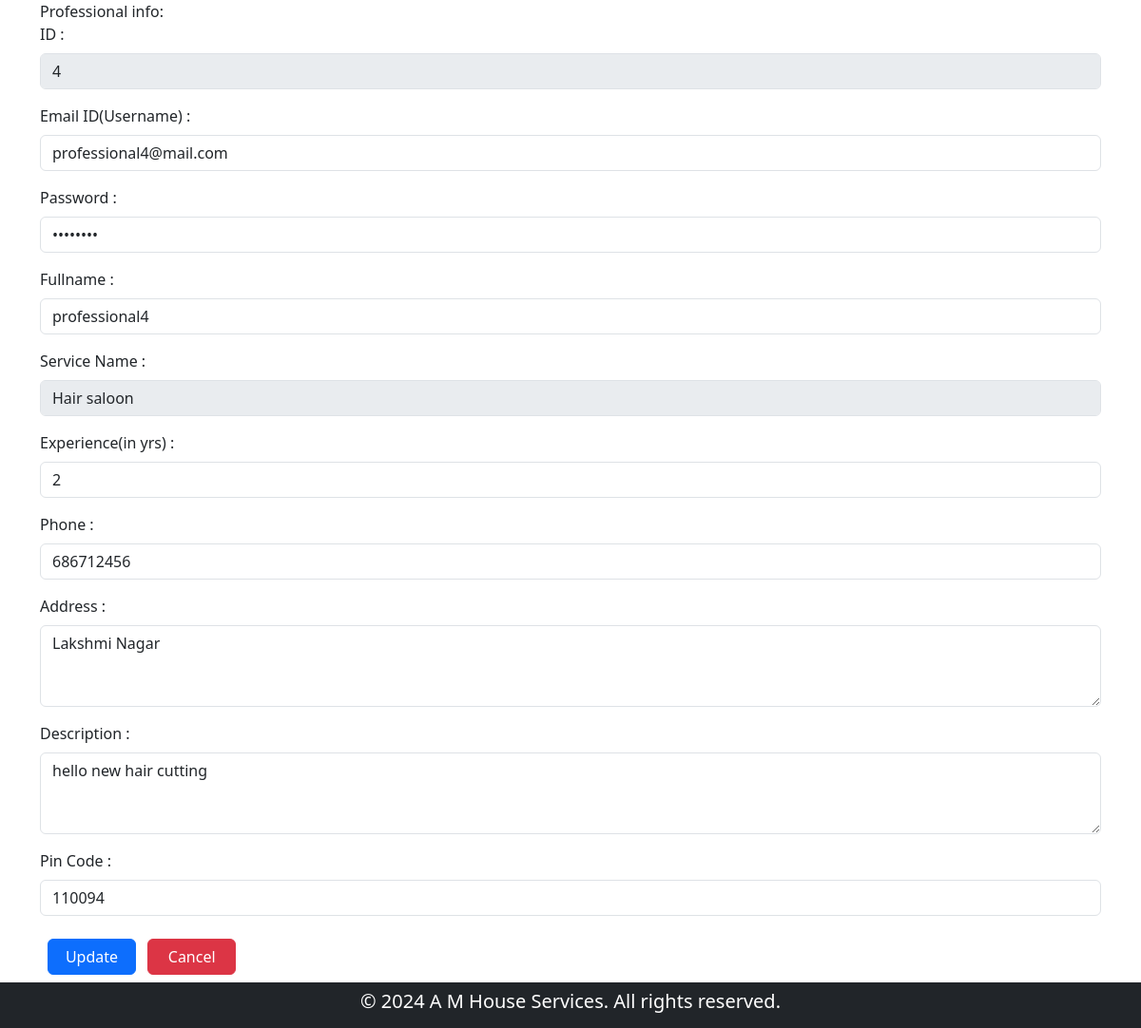
The app's page /view/professional/profile/4, older data.
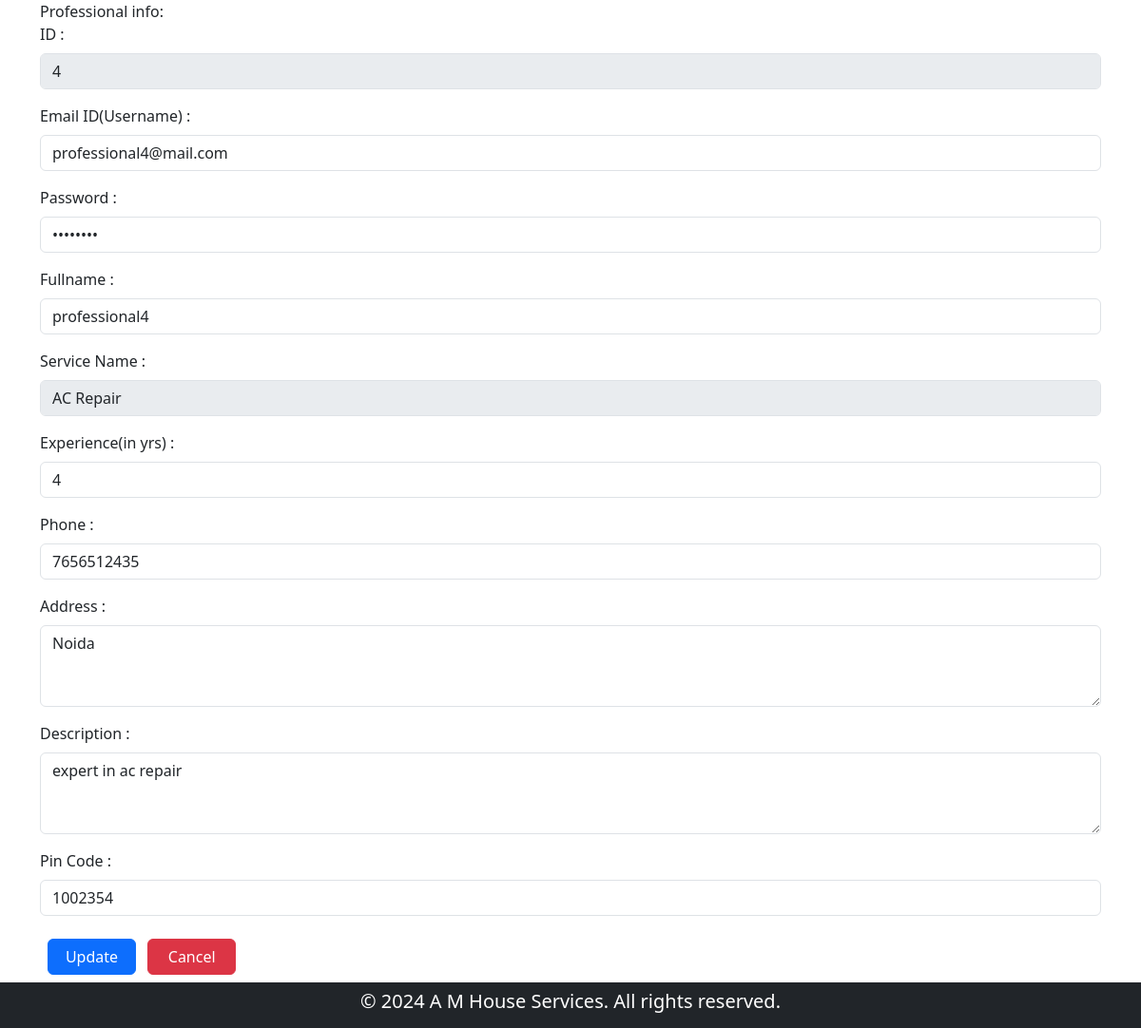
The same page, newer data.
### backened/modals.py (models this page shows)
class Professional(db.Model):
    __tablename__ = "professional"
    id = db.Column(db.Integer, primary_key=True)
    email = db.Column(db.String(120), unique=True, nullable=False)
    password = db.Column(db.String(120), nullable=False)
    name = db.Column(db.String(120), nullable=False)
    phone = db.Column(db.Integer, nullable=False)
    address = db.Column(db.String(200), nullable=False)
    pincode = db.Column(db.Integer, nullable=False)
    date_created = db.Column(db.DateTime, default=datetime.now,nullable=False)
    description = db.Column(db.Text, nullable=True)
    service_type = db.Column(db.String(120), nullable=False)
    experience = db.Column(db.Integer, nullable=False)
    file_path = db.Column(db.String(255), nullable=False)
    status = db.Column(db.String(30), default="pending",nullable=False)
    service_requests = db.relationship(
        "ServiceRequest",
        backref="professional",
        lazy=True,
        cascade="all, delete-orphan",
    )

### backened/controller.py (the view, shortened to what this page needs)
@app.route("/view/<user>/profile/<id>", methods=["GET", "POST"])
def update_profile(user, id):
    if user == "customer":
        cust = Customer.query.get_or_404(id)
        if request.method == "POST":
            cust.name = request.form["name"]
            cust.email = request.form["email"]
            cust.password = request.form["pwd"]
            cust.address = request.form["address"]
            cust.pincode = request.form["pin"]
            db.session.commit()
            return redirect(url_for("customerDashboard", user=cust.name))
        return render_template("profile_info.html", customer=cust, user="customer")
    else:
        prof = Professional.query.get_or_404(id)
        return render_template(
            "profile_info.html", professional=prof, user="professional"
        )

### templates/profile_info.html (shortened to what the changed rows need)
{% extends 'layout.html' %}
{% block content %}
{% if user == 'customer' %}
<div class="container-fluid bg-warning" id="home">
    <div class="d-flex justify-content-center">
        <a href="{{ url_for('home') }}" class="text-decoration-none fw-bold fs-4 text-black ">House Services </a>
    </div>
</div>
<nav class="navbar navbar-expand-lg bg-primary">
    <div class="container-xxl">
        <div class="navbar-brand ms-3">
            <a href="{{ url_for('customerDashboard', user = customer.name) }}" class="text-decoration-none text-white">Welcome <strong>
                {{customer.name}}
            </strong></a>
        </div>
            <button class="navbar-toggler bg-white" type="button" data-bs-toggle="collapse" data-bs-target="#navbarNav" aria-controls="navbarNav" aria-expanded="false" aria-label="Toggle navigation">
                <span class="navbar-toggler-icon"></span>
            </button>
            <div class="collapse navbar-collapse row" id="navbarNav">
                <ul class="navbar-nav ms-5 col">
                    <li class="nav-item ">
                    <a class="nav-link text-white" aria-current="page" href="{{ url_for('customerDashboard',user=customer.name) }}">Home</a>
                    </li>
                    <li class="nav-item ">
                        <a class="nav-link text-white" aria-current="page" href="#summary">Summary</a>
                    </li>
                    <li class="nav-item ">
                        <a class="nav-link text-white" aria-current="page" href="{{ url_for('logout') }}">Logout</a>
                    </li>
                    <li class="nav-item">
                        <a class="nav-link text-white" aria-current="page" href="{{ url_for('search' ) }}">Search</a>
                    </li>
                </ul>
            </div>
    </div>
</nav>
<div class="profile-form container">
    <h2>Profile</h2>
    <form action="{{ url_for('update_profile',user='customer',id=customer.id)}}" method="post">
        <div class="mb-3">
            <label for="id" class="form-label">ID:</label>
            <input type="text" class="form-control" name="id" id="id" value="{{ customer.id }}" disabled>
        </div>
        <div class="mb-3">
            <label for="email" class="form-label">Email ID(Username) :</label>
            <input type="email" class="form-control" name="email" id="email" value="{{ customer.email }}" required>
        </div>
        <div class="mb-3">
            <label for="password" class="form-label">Password :</label>
            <input type="password" class="form-control" name="pwd" id="password" value="{{ customer.password }}" required>
        </div>
        <div class="mb-3">
            <label for="fullname" class="form-label">Fullname :</label>
            <input type="text" class="form-control" name="name" id="fullname" value="{{ customer.name }}" required>
        </div>
        <div class="mb-3">
            <label for="address" class="form-label">Address :</label>
            <textarea class="form-control" id="address" name="address" rows="3" required>{{ customer.address }}</textarea>
        </div>
        <div class="mb-3">
            <label for="pincode" class="form-label">Pin Code :</label>
            <input type="text" class="form-control" name="pin" id="pincode" value="{{ customer.pincode }}" required>
        </div>
        <div class="conatiner row-2">
            <button type="submit" class="btn btn-primary m-2 col-1">Update</button>
            <a href="{{ url_for('customerDashboard',user = customer.name) }}" class="text-decoration-none col-1 btn btn-danger">Cancel</a>
        </div>
    </form>
</div>
{% else %}
<div class="container">
    <div class="title">Professional info:</div>
    <form action="{{ url_for('update_profile', user = 'professional', id= professional.id) }}" method="post" enctype="multipart/form-data">
        <div class="mb-3">
            <label for="id" class="form-label">ID :</label>
            <input type="id" class="form-control" name="id" id="id" value="{{ professional.id }}" disabled>
        </div>
        <div class="mb-3">
            <label for="email" class="form-label">Email ID(Username) :</label>
            <input type="email" class="form-control" name="email" id="email" value="{{ professional.email }}" required>
        </div>
        <div class="mb-3">
            <label for="password" class="form-label">Password :</label>
            <input type="password" class="form-control" name="pwd" id="password" value="{{ professional.password }}" required>
        </div>
        <div class="mb-3">
            <label for="fullname" class="form-label">Fullname :</label>
            <input type="text" class="form-control" name="name" value="{{ professional.name }}" id="fullname" required>
        </div>
        <div class="mb-3">
            <label for="service" class="form-label">Service Name :</label>
            <input type="text" class="form-control" name="service" value="{{ professional.service_type }}" id="service" disabled>
        </div>
        <div class="mb-3">
            <label for="experience" class="form-label">Experience(in yrs) :</label>
            <input type="number" class="form-control" name="exp" id="experience" value="{{ professional.experience }}" required>
        </div>
        <div class="mb-3">
            <label for="phone" class="form-label">Phone :</label>
            <input type="text" class="form-control" name="phone" id="phone" value="{{ professional.phone }}" required>
        </div>
        <div class="mb-3">
            <label for="address" class="form-label">Address :</label>
            <textarea class="form-control" name="address" id="address" rows="3" required>{{ professional.address }}</textarea>
        </div>
        <div class="mb-3">
            <label for="description" class="form-label">Description :</label>
            <textarea class="form-control" name="description" id="description" rows="3" required>{{ professional.description }}</textarea>
        </div>
        <div class="mb-3">
            <label for="pincode" class="form-label">Pin Code :</label>
            <input type="text" class="form-control" name="pincode" id="pincode" value="{{ professional.pincode }}" required>
        </div>
        <div class="conatiner row-2">
            <button type="submit" class="btn btn-primary m-2 col-1">Update</button>
            <a href="{{ url_for('professionalDashboard',id = professional.id) }}" class="text-decoration-none col-1 btn btn-danger">Cancel</a>
        </div>
    </form>
</div>
{% endif %}
{% endblock content %}

Row changes from the older to the newer data that the page shows:
changed Professional "professional4@mail.com": service "Hair saloon" → "AC Repair"; exp "2" → "4"; phone "686712456" → "7656512435"; address "Lakshmi Nagar" → "Noida"; description "hello new hair cutting" → "expert in ac repair"; pincode "110094" → "1002354"
